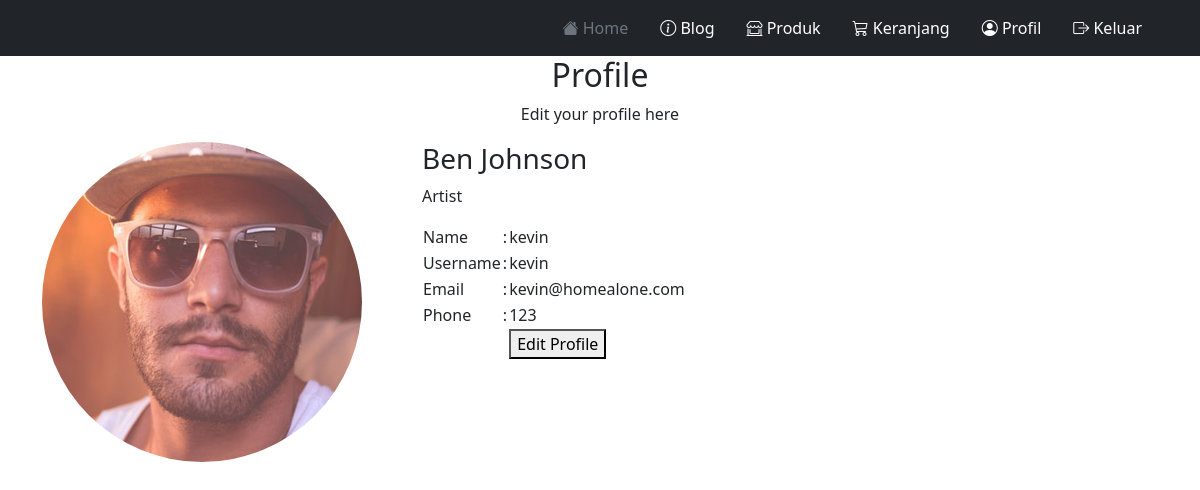
The page /profile.php (signed in) on the database its author committed.
### tables this page shows
CREATE TABLE `user` (
  `id_user` int(11) NOT NULL,
  `nama_user` varchar(100) DEFAULT NULL,
  `email` varchar(50) DEFAULT NULL,
  `username` varchar(20) DEFAULT NULL,
  `password` varchar(40) DEFAULT NULL,
  `hp` varchar(12) DEFAULT NULL
);

### config.php (called while the page is built, shortened)
<?php
$koneksi = mysqli_connect("localhost", "root", "", "takemyherb");
function query($query){
    global $koneksi;
    $result = mysqli_query($koneksi, $query);
    $rows = [];
    while($row = mysqli_fetch_assoc($result) ){
        $rows[] = $row;
    }
    return $rows;
}
?>

### profile.php (the view, shortened to what this page needs)
<?php
    require('config.php');
    if(!isset($_SESSION['username'])){
        echo "<script>alert('Anda belum melakukan login!')
            window.location.replace('index.php')
        </script>";
    }
    else{
        $username = $_SESSION['username'];
    };
    $user = query("SELECT * FROM user where username = '$username'");
?>
<!DOCTYPE html>
<html lang="en">
<head>
    <link rel="stylesheet" href="https://cdn.jsdelivr.net/npm/bootstrap-icons@1.7.2/font/bootstrap-icons.css">
    <link href="https://cdn.jsdelivr.net/npm/bootstrap@5.1.3/dist/css/bootstrap.min.css" rel="stylesheet">
    <link rel="stylesheet" href="css/style.css">
</head>
<body>
    <?php include('_header.php'); ?>
    <section class="team-clean">
        <div class="container">
            <div class="intro">
                <h2 class="text-center">Profile </h2>
                <p class="text-center"> Edit your profile here </p>
            </div>
            <div class="row people">
                <div class="col-md-6 col-lg-4 item">
                    <img class="rounded-circle" src="img/profile/1.jpg">
                </div>
                <div class="col-md-6 col-lg-4 item">
                    <h3 class="name">Ben Johnson</h3>
                    <p class="title">Artist</p>
                    <table>
                    <?php foreach($user as $row):?>
                    <tr>
                        <td>Name</td>
                        <td>:</td>
                        <td><?= $row['nama_user'];?></td>
                    </tr>
                    <tr>
                        <td>Username</td>
                        <td>:</td>
                        <td><?= $row['username'];?></td>
                    </tr>
                    <tr>
                        <td>Email</td>
                        <td>:</td>
                        <td><?= $row['email'];?></td>
                    </tr>
                    <tr>
                        <td>Phone</td>
                        <td>:</td>
                        <td><?= $row['hp'];?></td>
                    </tr>
                    <tr>
                        <td></td>
                        <td></td>
                        <td>
                            <button>Edit Profile</button>
                        </td>
                    </tr>
                    <?php endforeach; ?>
                    </table>
                </div>
            </div>
        </div>
    </section>
</body>
</html>

### rows shown on the page
user: nama_user "kevin", username "kevin", email "kevin@homealone.com", hp "123"
